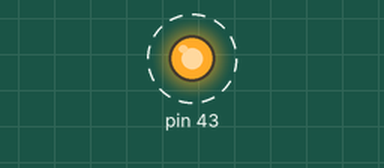
The sketch below on a simulated Arduino Mega 2560, built with avr-gcc and run on an emulated ATmega2560. Parts: output pins drawn as LEDs (lit = HIGH). Dashed ring = blinking.

Above: at 0.5 s.
Timing chart, 0 to 4.6 s (numbered marks = the images above):
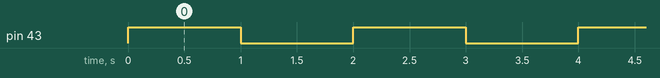

The sketch:

DENEY1-BLINKLED.ino
```cpp
/*
  ArduKIT DENEY1-BLINKLED

  43 numaralı pine bağlı ledi 1 saniye aralıkla yakıp söndürür

  Uygulama Arduino BLINKLED örneğinden uyarlanmıştır.

  30/04/2016
 */


// setup fonksiyonu ile kullanılan pinler ve işlemci için ön ayarlamalar yapılır
void setup() {
  // 43 numaralı pin çıkış olarak ayarlanır
  pinMode(43, OUTPUT);
}

// loop fonksiyonu sürekli olarak çalışmasını istediğimiz işlemleri yaptığımız bölümdür
void loop() {
  digitalWrite(43, HIGH);   // LED  çalışsın (HIGH gerilim seviyesinin Lojik 1 yani 5 V olmasını sağlar)
  delay(1000);              // 1 saniye bekleme (milisaniye cinsinden yazıyoruz)
  digitalWrite(43, LOW);    // LED  sönsün (LOW gerilim seviyesinin Lojik 0 yani 0 V olmasını sağlar)
  delay(1000);              // 1 saniye bekleme (milisaniye cinsinden yazıyoruz)
}
```

Measured:
- by itself, pin 43: alternates HIGH for 1.0 s and LOW for 1.0 s
